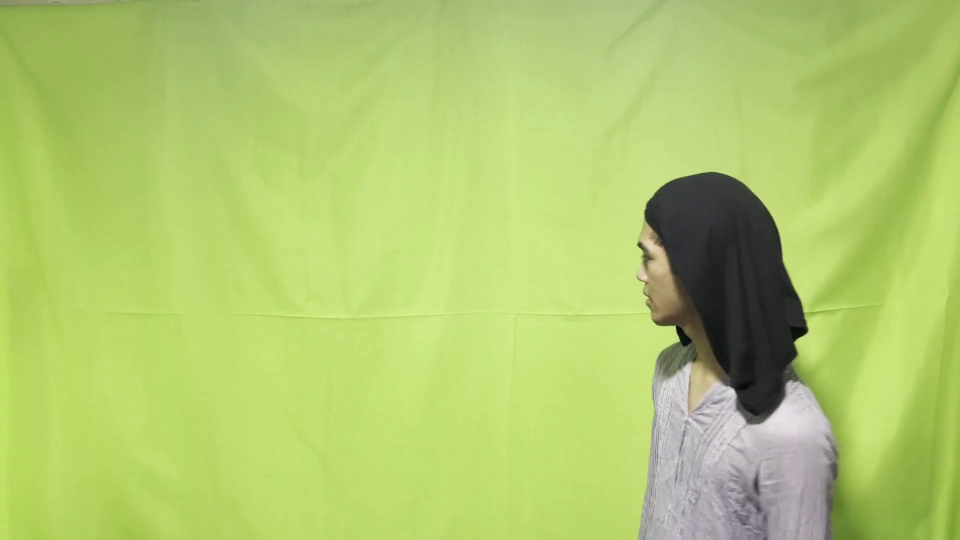
#> input picture frame 4 of Shot 1 - Mama.mp4, 1920 x 1080 px (shown at 1/2 size)
$ python test.py
#> lines starting #> are read from the running program, lines starting #| are printed output that depends on the picture; after the words box and inside, x2 and y2 are one past the last pixel; in counts of white or black regions, pixels touching at a corner belong together
##########################################
#                                        #
# NOTE: using Windows cmd instead of wsl #
#                                        #
##########################################
import cv2
import numpy as np

video = cv2.VideoCapture("Shot 1 - Mama.mp4")
# video2 = cv2.VideoCapture("")

while True:

    ret, frame = video.read()
#> frame is the input picture: shape (1080, 1920, 3); mean B, G, R 110.3, 200.4, 176.8

    frame = cv2.resize(frame, (1280, 720))
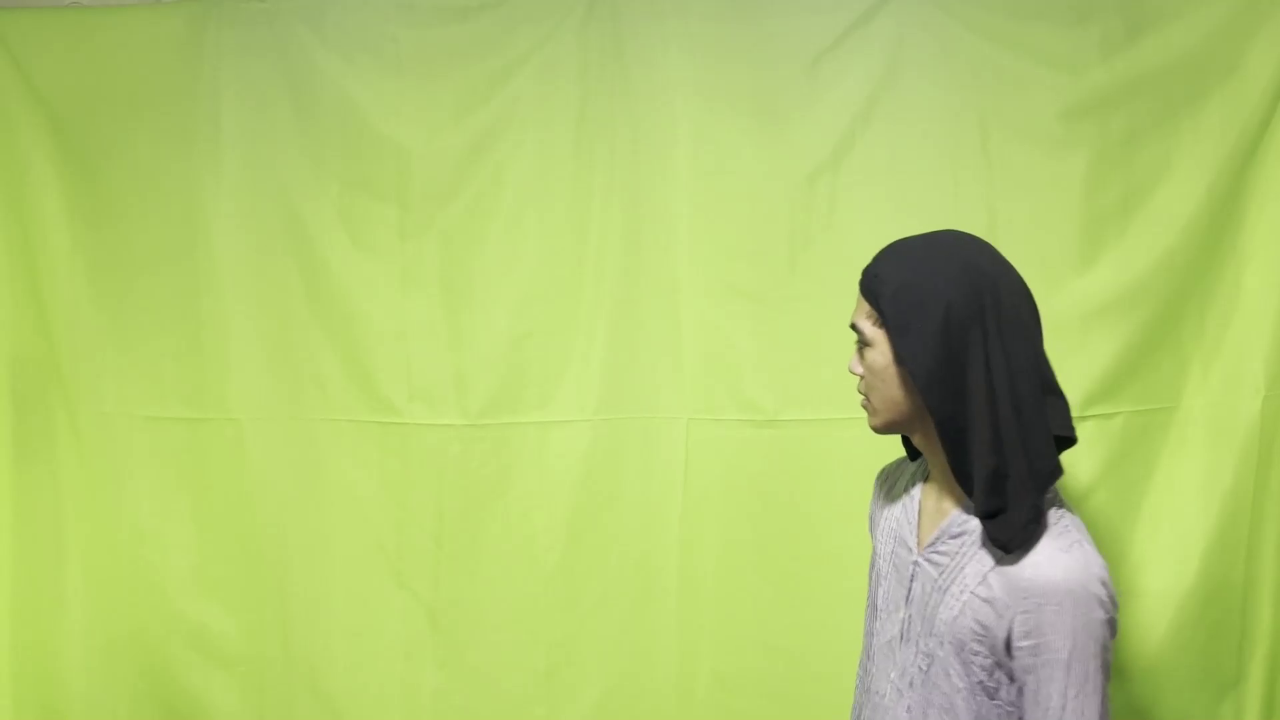
#> frame: shape (720, 1280, 3); mean B, G, R 110.3, 200.4, 176.8

    hsv = cv2.cvtColor(frame, cv2.COLOR_BGR2HSV)
#> hsv: shape (720, 1280, 3); mean H, S, V 44.6, 111.3, 200.8

    lower_green = np.array([25, 52, 72])
    upper_green = np.array([102, 255, 255])

    mask = cv2.inRange(hsv, lower_green, upper_green)
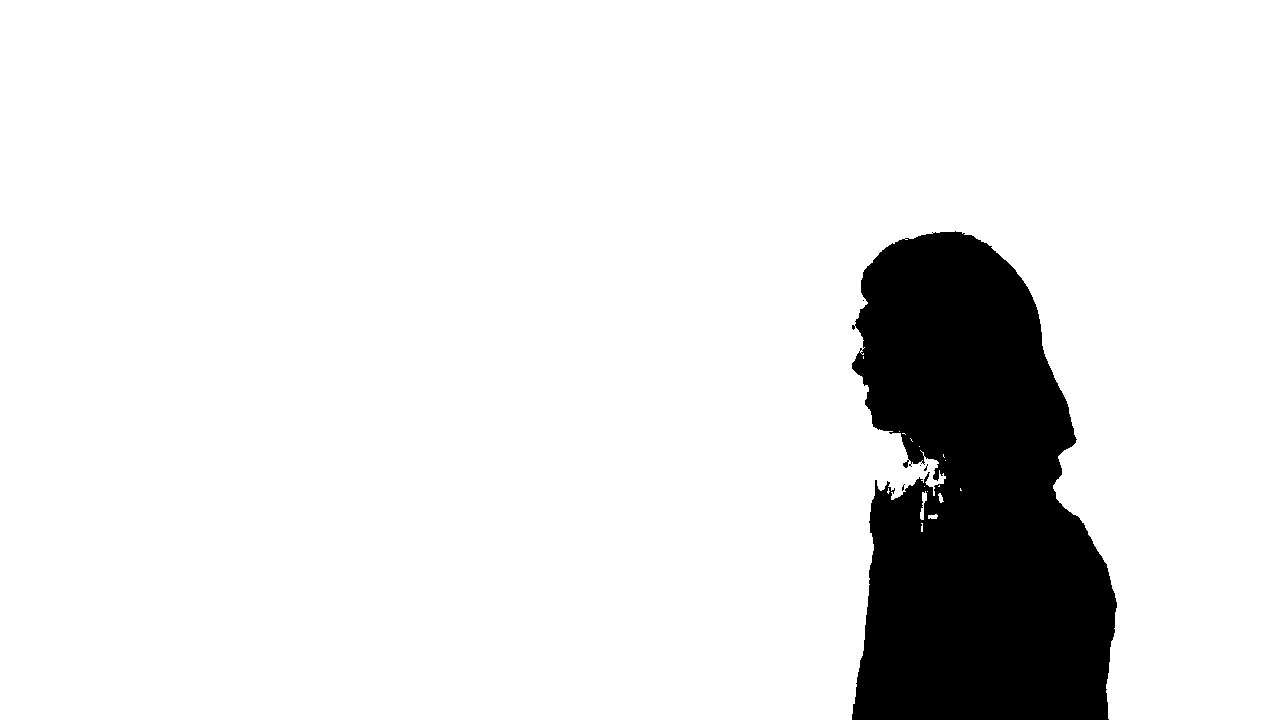
#> mask: shape (720, 1280); 89.5% white; 5 black regions (4 under 20 px), largest, box (x1, y1, x2, y2) and area: (852, 231, 1117, 720) 96298

    mask = cv2.bitwise_not(mask)

    res = cv2.bitwise_and(frame, frame, mask = mask)
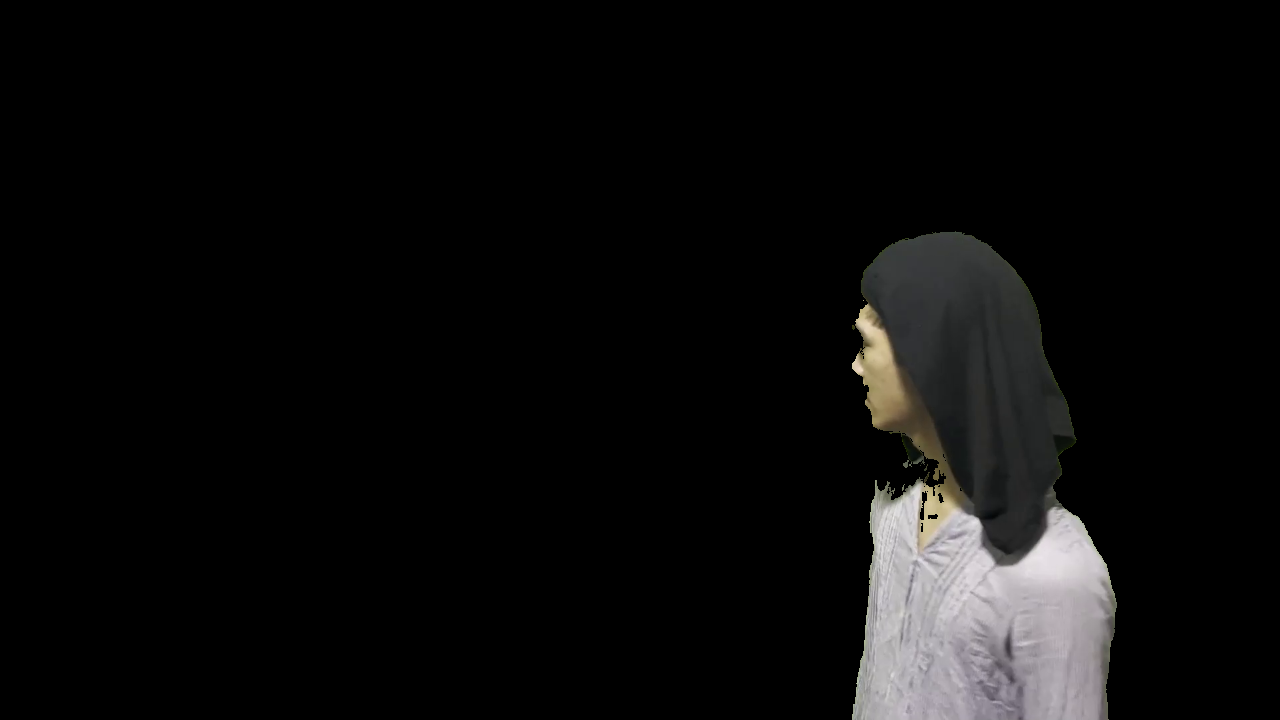
#> res: shape (720, 1280, 3); mean B, G, R 11.8, 11.9, 12.2

    f = frame - res
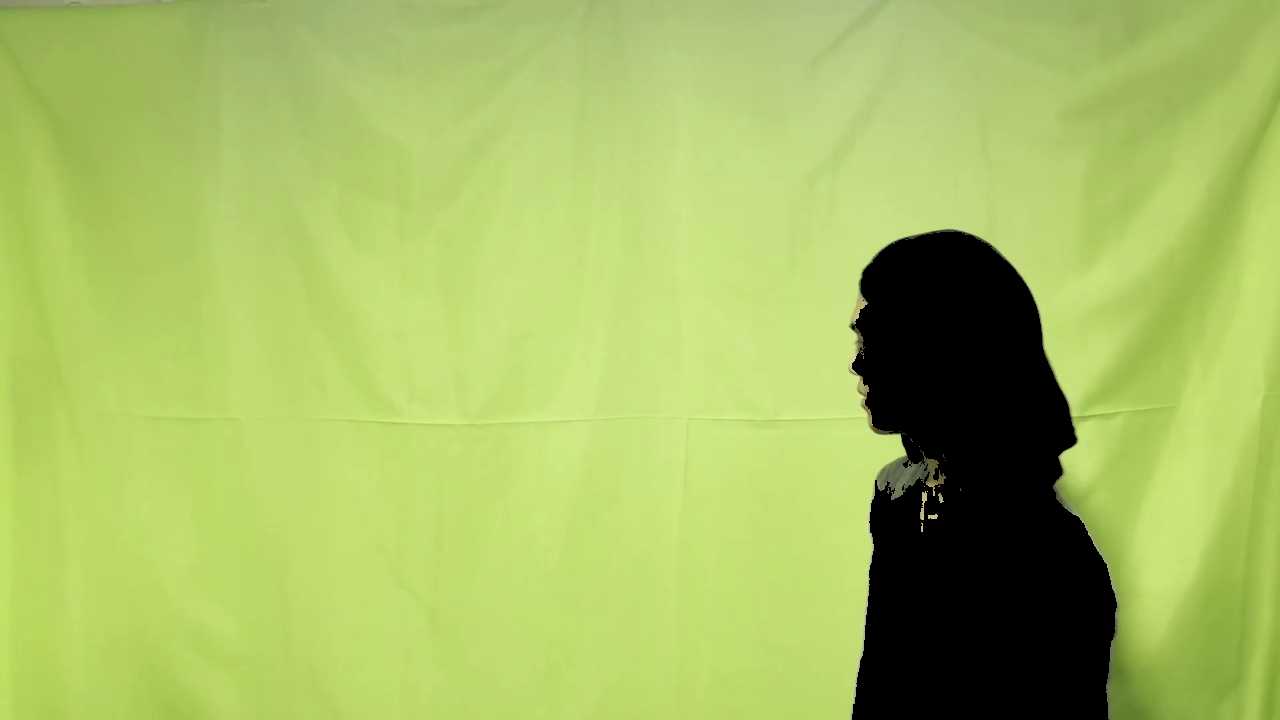
#> f: shape (720, 1280, 3); mean B, G, R 98.5, 188.5, 164.6

    cv2.imshow("video", frame)
    cv2.imshow("mask", f)
    cv2.imshow("result", res)

    # escape key?
    if cv2.waitKey(25) == 27:
#> (key Esc is pressed here)
        break

video.release()
cv2.waitKey(1)
cv2.destroyAllWindows()
cv2.waitKey(1)

$ run again, starting later in the video
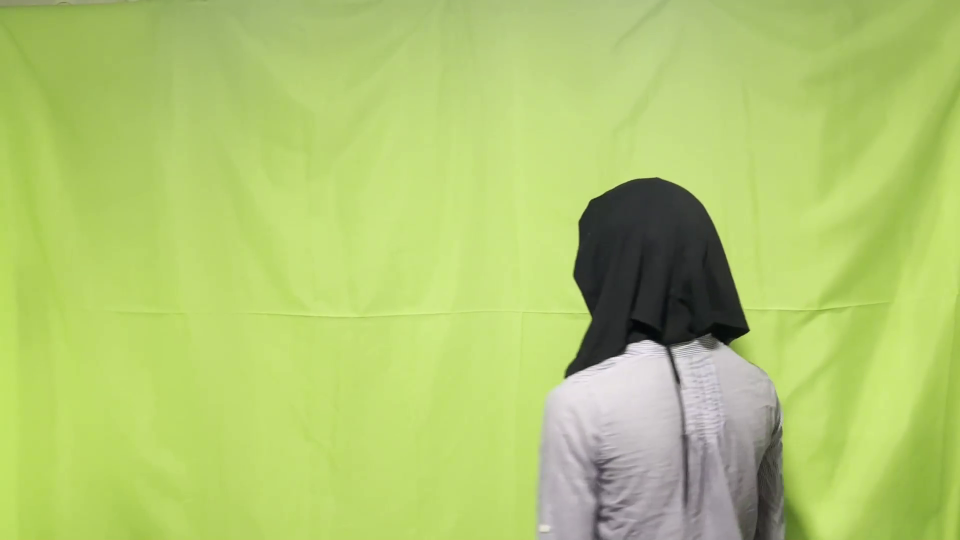
#> input picture frame 22 of Shot 1 - Mama.mp4, 1920 x 1080 px (shown at 1/2 size)
#> frame is the input picture: shape (1080, 1920, 3); mean B, G, R 111.5, 200.1, 177.1
#> frame: shape (720, 1280, 3)
#> hsv: shape (720, 1280, 3); mean H, S, V 47.5, 109.1, 200.6
#> `mask = cv2.inRange(hsv, lower_green, upper_green)`:
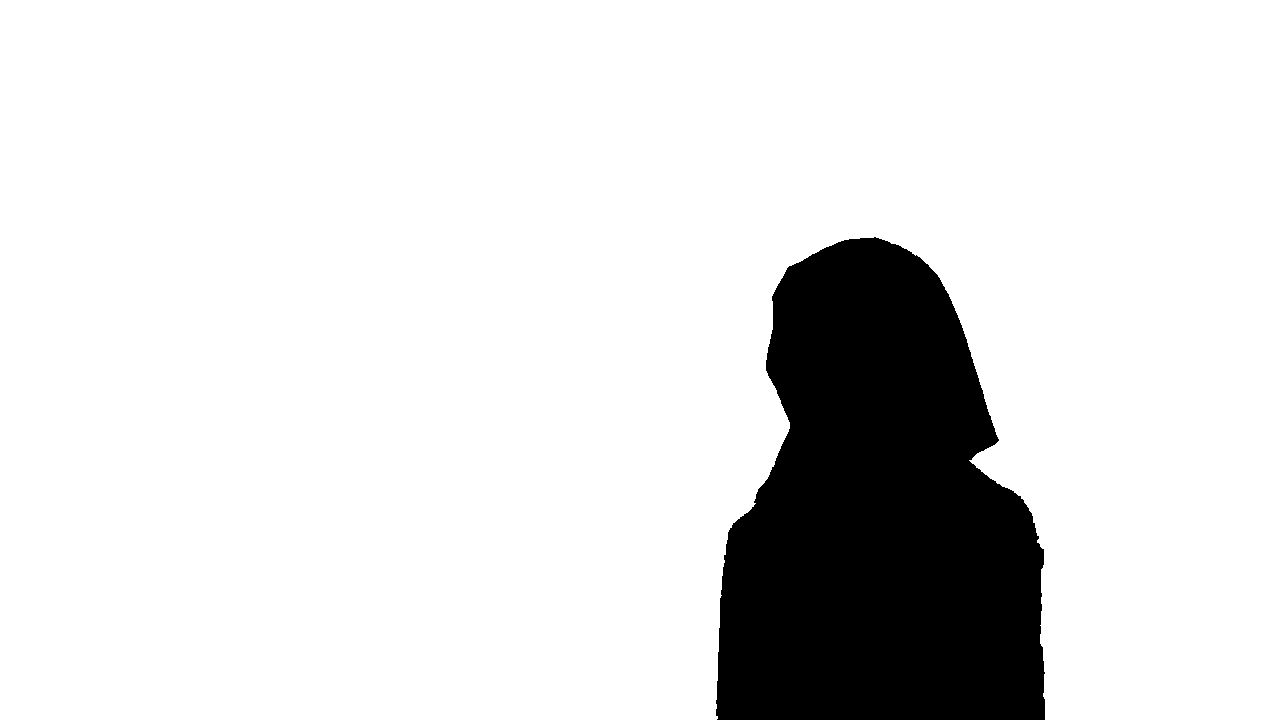
#> mask: shape (720, 1280); 87.1% white; 1 black region, box (x1, y1, x2, y2) and area: (716, 237, 1045, 720) 119009
#> `f = frame - res`:
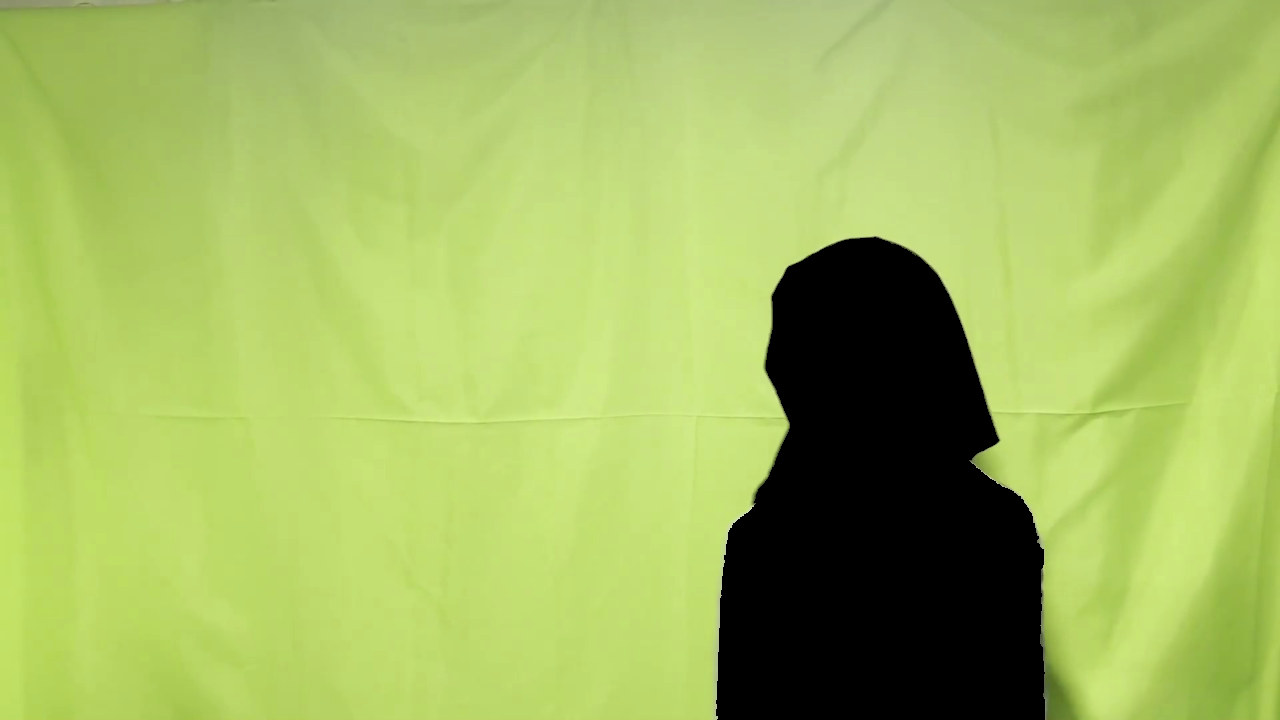
#> f: shape (720, 1280, 3); mean B, G, R 95.6, 184.3, 161

$ run again, starting later in the video
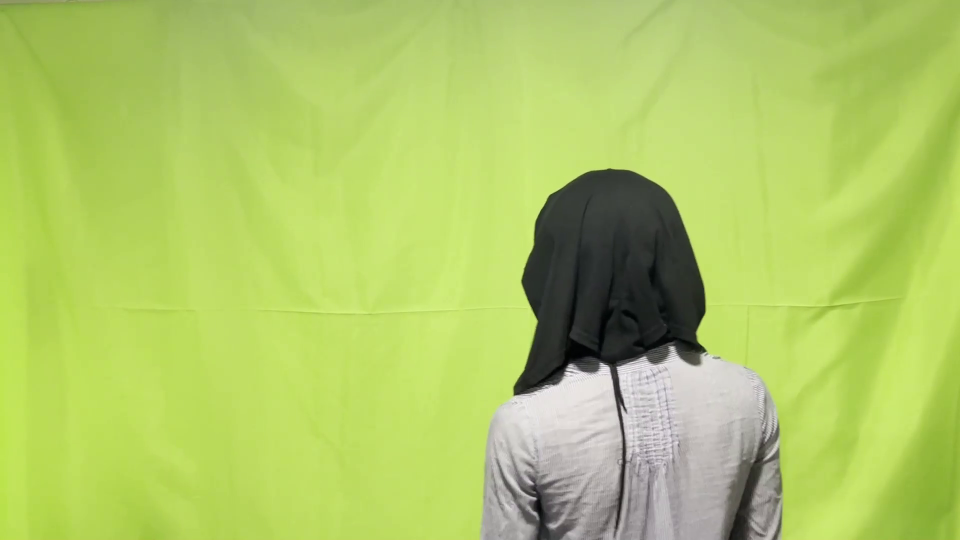
#> input picture frame 39 of Shot 1 - Mama.mp4, 1920 x 1080 px (shown at 1/2 size)
#> frame is the input picture: shape (1080, 1920, 3); mean B, G, R 102.2, 200.2, 175.6
#> frame: shape (720, 1280, 3)
#> hsv: shape (720, 1280, 3); mean H, S, V 41, 119.4, 200.5
#> `mask = cv2.inRange(hsv, lower_green, upper_green)`:
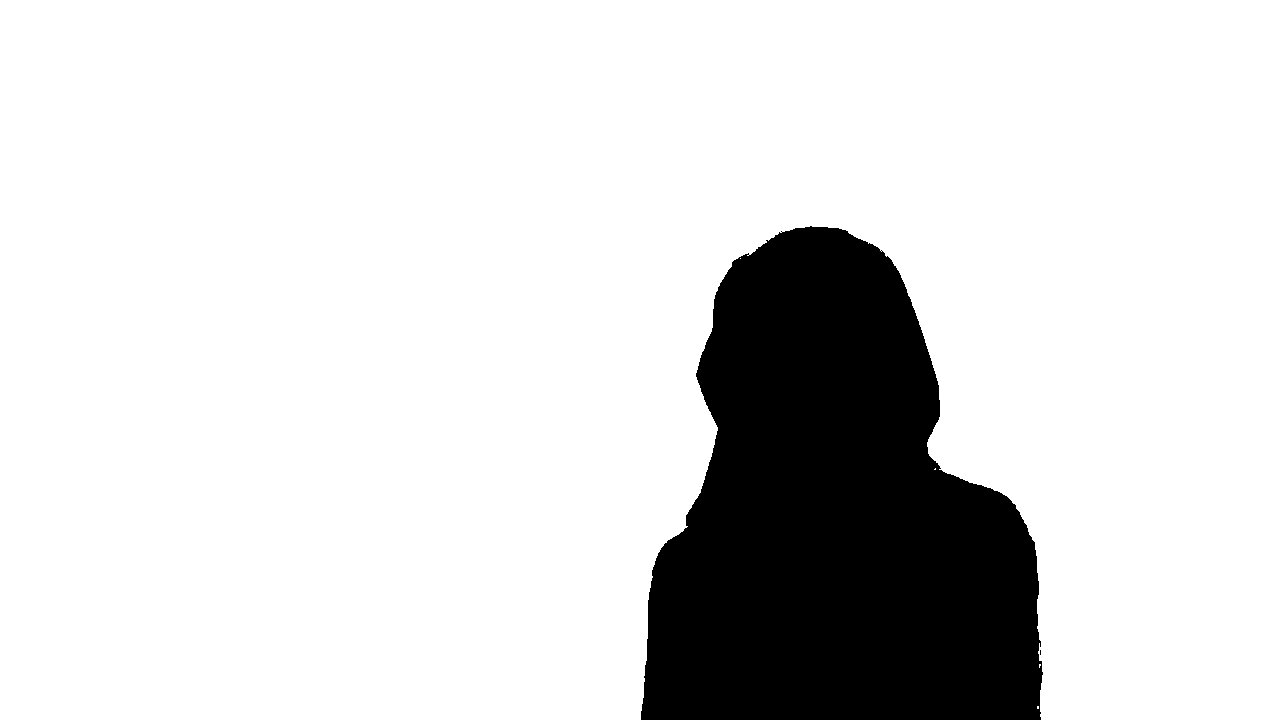
#> mask: shape (720, 1280); 84.8% white; 2 black regions (1 under 20 px), largest, box (x1, y1, x2, y2) and area: (641, 226, 1043, 720) 140199
#> `f = frame - res`:
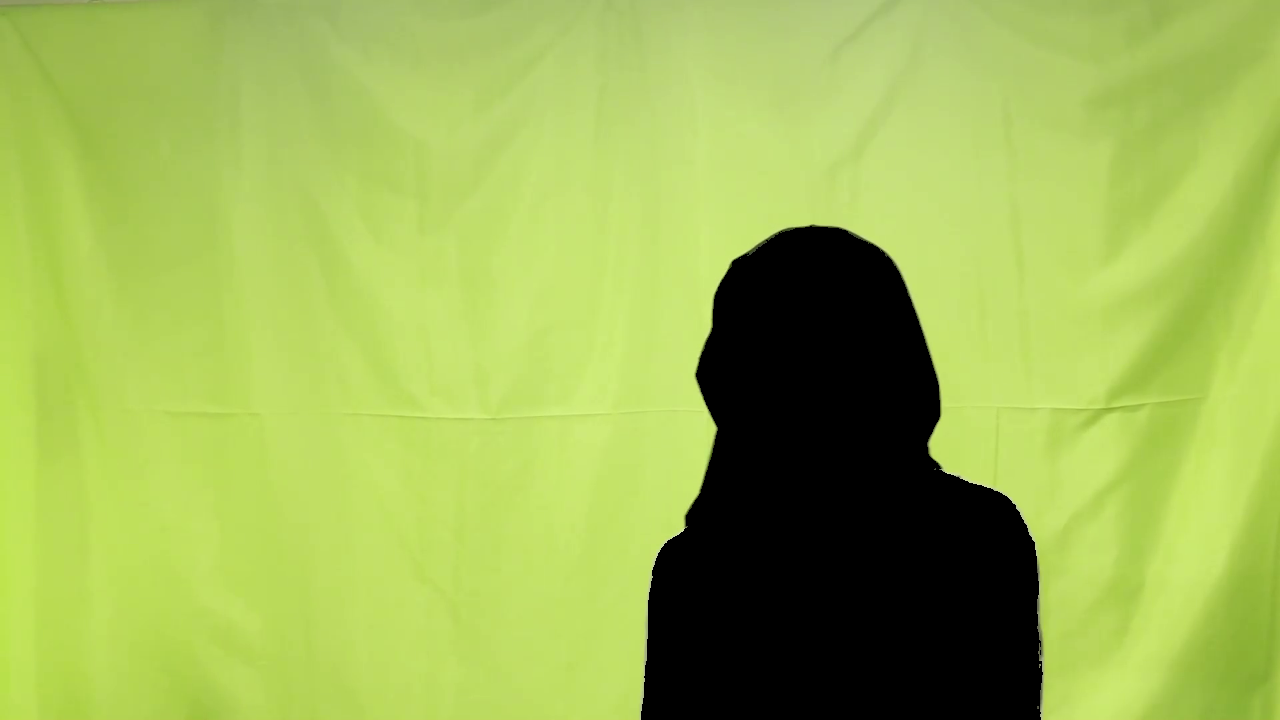
#> f: shape (720, 1280, 3); mean B, G, R 83.8, 181.4, 156.7
